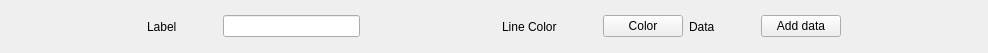
<?xml version="1.0" encoding="UTF-8"?>
<ui version="4.0">
 <class>GraphScreenWidget</class>
 <widget class="QWidget" name="GraphScreenWidget">
  <property name="geometry">
   <rect>
    <x>0</x>
    <y>0</y>
    <width>988</width>
    <height>53</height>
   </rect>
  </property>
  <property name="windowTitle">
   <string>Form</string>
  </property>
  <layout class="QHBoxLayout" name="horizontalLayout">
   <item>
    <spacer name="horizontalSpacer_6">
     <property name="orientation">
      <enum>Qt::Horizontal</enum>
     </property>
     <property name="sizeHint" stdset="0">
      <size>
       <width>129</width>
       <height>20</height>
      </size>
     </property>
    </spacer>
   </item>
   <item>
    <widget class="QLabel" name="label">
     <property name="text">
      <string>Label</string>
     </property>
    </widget>
   </item>
   <item>
    <spacer name="horizontalSpacer_2">
     <property name="orientation">
      <enum>Qt::Horizontal</enum>
     </property>
     <property name="sizeType">
      <enum>QSizePolicy::Fixed</enum>
     </property>
     <property name="sizeHint" stdset="0">
      <size>
       <width>40</width>
       <height>20</height>
      </size>
     </property>
    </spacer>
   </item>
   <item>
    <widget class="QLineEdit" name="lineEdit"/>
   </item>
   <item>
    <spacer name="horizontalSpacer">
     <property name="orientation">
      <enum>Qt::Horizontal</enum>
     </property>
     <property name="sizeHint" stdset="0">
      <size>
       <width>130</width>
       <height>20</height>
      </size>
     </property>
    </spacer>
   </item>
   <item>
    <widget class="QLabel" name="label_2">
     <property name="text">
      <string>Line Color</string>
     </property>
    </widget>
   </item>
   <item>
    <spacer name="horizontalSpacer_3">
     <property name="orientation">
      <enum>Qt::Horizontal</enum>
     </property>
     <property name="sizeType">
      <enum>QSizePolicy::Fixed</enum>
     </property>
     <property name="sizeHint" stdset="0">
      <size>
       <width>40</width>
       <height>20</height>
      </size>
     </property>
    </spacer>
   </item>
   <item>
    <widget class="QPushButton" name="colorButton">
     <property name="text">
      <string>Color</string>
     </property>
    </widget>
   </item>
   <item>
    <widget class="QLabel" name="label_3">
     <property name="text">
      <string>Data</string>
     </property>
    </widget>
   </item>
   <item>
    <spacer name="horizontalSpacer_4">
     <property name="orientation">
      <enum>Qt::Horizontal</enum>
     </property>
     <property name="sizeType">
      <enum>QSizePolicy::Fixed</enum>
     </property>
     <property name="sizeHint" stdset="0">
      <size>
       <width>40</width>
       <height>20</height>
      </size>
     </property>
    </spacer>
   </item>
   <item>
    <widget class="QPushButton" name="dateButton">
     <property name="text">
      <string>Add data</string>
     </property>
    </widget>
   </item>
   <item>
    <spacer name="horizontalSpacer_5">
     <property name="orientation">
      <enum>Qt::Horizontal</enum>
     </property>
     <property name="sizeHint" stdset="0">
      <size>
       <width>129</width>
       <height>20</height>
      </size>
     </property>
    </spacer>
   </item>
  </layout>
 </widget>
 <resources/>
 <connections/>
</ui>
